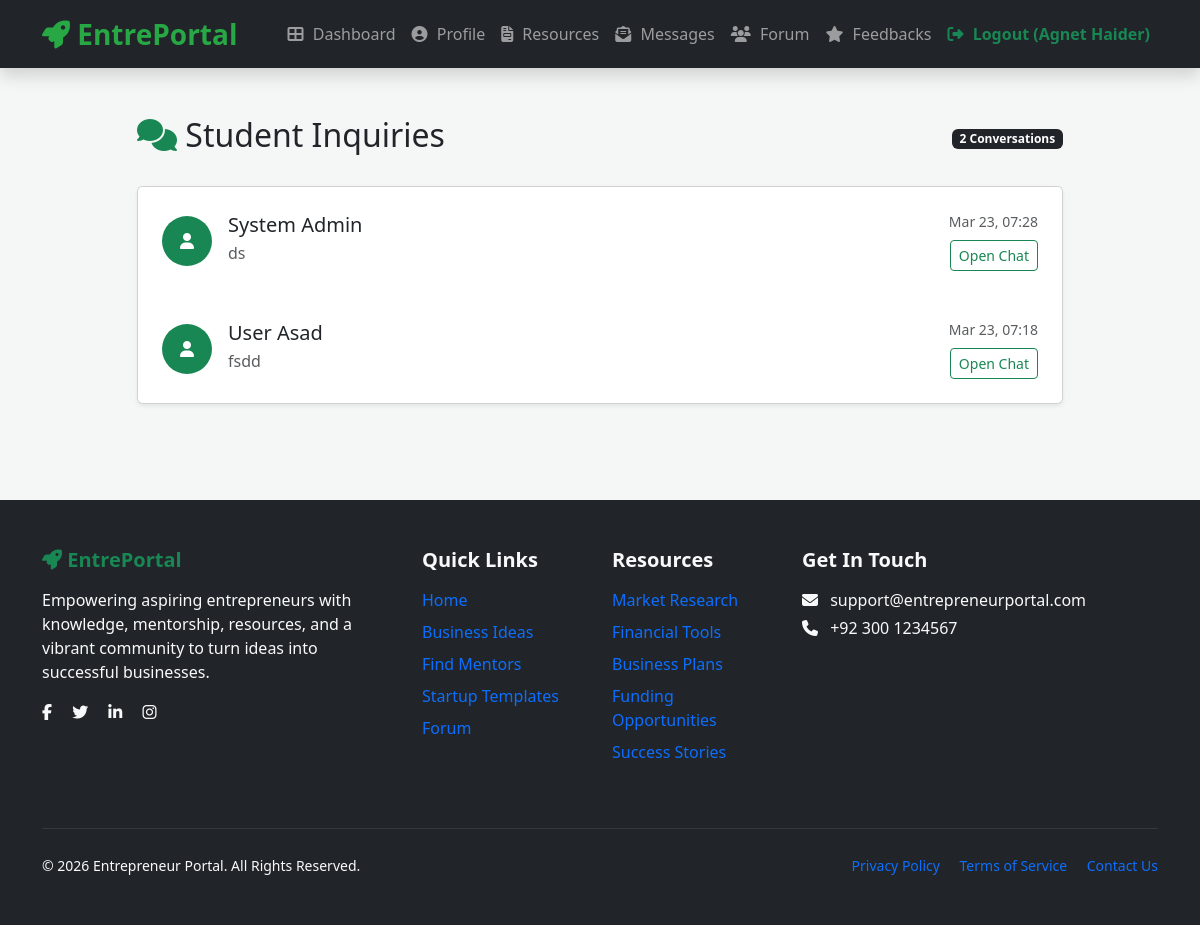
Page /agent/messages-agent.php (signed in) on the committed database.
### tables this page shows
CREATE TABLE `messages` (
  `id` int(11) NOT NULL,
  `sender_id` int(11) NOT NULL,
  `receiver_id` int(11) NOT NULL,
  `message` text NOT NULL,
  `is_read` tinyint(1) DEFAULT 0,
  `created_at` timestamp NOT NULL DEFAULT current_timestamp()
);

CREATE TABLE `users` (
  `id` int(11) NOT NULL,
  `full_name` varchar(100) NOT NULL,
  `email` varchar(100) NOT NULL,
  `password` varchar(255) NOT NULL,
  `phone` varchar(20) DEFAULT NULL,
  `bio` text DEFAULT NULL,
  `location` varchar(100) DEFAULT NULL,
  `role` enum('user','agent','admin') NOT NULL DEFAULT 'user',
  `status` enum('pending','approved','rejected') NOT NULL DEFAULT 'pending',
  `created_at` timestamp NOT NULL DEFAULT current_timestamp()
);

### agent/messages-agent.php (the view, shortened to what this page needs)
<?php
include 'config.php';
$agent_id = $_SESSION['user_id'];
$query = "SELECT m.*, u.full_name as student_name, u.email as student_email
          FROM messages m
          JOIN users u ON (m.sender_id = u.id OR m.receiver_id = u.id)
          WHERE (m.receiver_id = $agent_id OR m.sender_id = $agent_id)
          AND u.id != $agent_id
          AND m.id IN (
              SELECT MAX(id) FROM messages
              WHERE receiver_id = $agent_id OR sender_id = $agent_id
              GROUP BY IF(sender_id = $agent_id, receiver_id, sender_id)
          )
          ORDER BY m.created_at DESC";
$conversations = mysqli_query($conn, $query);
?>
<!DOCTYPE html>
<html lang="en">
<head>
    <link href="https://cdn.jsdelivr.net/npm/bootstrap@5.3.3/dist/css/bootstrap.min.css" rel="stylesheet">
    <link href="https://cdnjs.cloudflare.com/ajax/libs/font-awesome/6.5.1/css/all.min.css" rel="stylesheet">
</head>
<body>
<?php include 'navbar.php'; ?>
<div class="container py-5">
    <div class="row justify-content-center">
        <div class="col-lg-10">
            <div class="d-flex justify-content-between align-items-center mb-4">
                <h2><i class="fas fa-comments text-success"></i> Student Inquiries</h2>
                <span class="badge bg-dark"><?= mysqli_num_rows($conversations) ?> Conversations</span>
            </div>
            <?php if (mysqli_num_rows($conversations) > 0): ?>
                <div class="card shadow-sm">
                    <div class="list-group list-group-flush">
                        <?php while($conv = mysqli_fetch_assoc($conversations)):
                            $student_id = ($conv['sender_id'] == $agent_id) ? $conv['receiver_id'] : $conv['sender_id'];
                        ?>
                            <a href="view-messages.php?with=<?= $student_id ?>" class="list-group-item list-group-item-action p-4 inbox-card">
                                <div class="d-flex w-100 justify-content-between align-items-center">
                                    <div class="d-flex align-items-center">
                                        <div class="rounded-circle bg-success text-white d-flex align-items-center justify-content-center me-3" style="width: 50px; height: 50px;">
                                            <i class="fas fa-user"></i>
                                        </div>
                                        <div>
                                            <h5 class="mb-1"><?= htmlspecialchars($conv['student_name']) ?></h5>
                                            <p class="mb-1 text-muted">
                                                <?= (strlen($conv['message']) > 60) ? substr(htmlspecialchars($conv['message']), 0, 60).'...' : htmlspecialchars($conv['message']) ?>
                                            </p>
                                        </div>
                                    </div>
                                    <div class="text-end">
                                        <small class="text-muted d-block"><?= date('M d, H:i', strtotime($conv['created_at'])) ?></small>
                                        <span class="btn btn-sm btn-outline-success mt-2">Open Chat</span>
                                    </div>
                                </div>
                            </a>
                        <?php endwhile; ?>
                    </div>
                </div>
            <?php endif; ?>
        </div>
    </div>
</div>
<?php include 'footer.php'; ?>
</body>
</html>

### agent/messages-agent.php (style rules this page uses)
body { background: #f4f7f6; }
.inbox-card { border: none; border-radius: 12px; transition: 0.3s; }

### agent/navbar.php (style rules this page uses)
:root { --primary: #28a745; --dark: #212529; }

### rows in the picture
messages: sender.full_name "System Admin", message "ds", created_at "Mar 23, 07:28"
messages: sender.full_name "User Asad", message "fsdd", created_at "Mar 23, 07:18"

### other values in the picture
$_SESSION['full_name'] "Agnet Haider"
mysqli_num_rows($conversations) "2"
